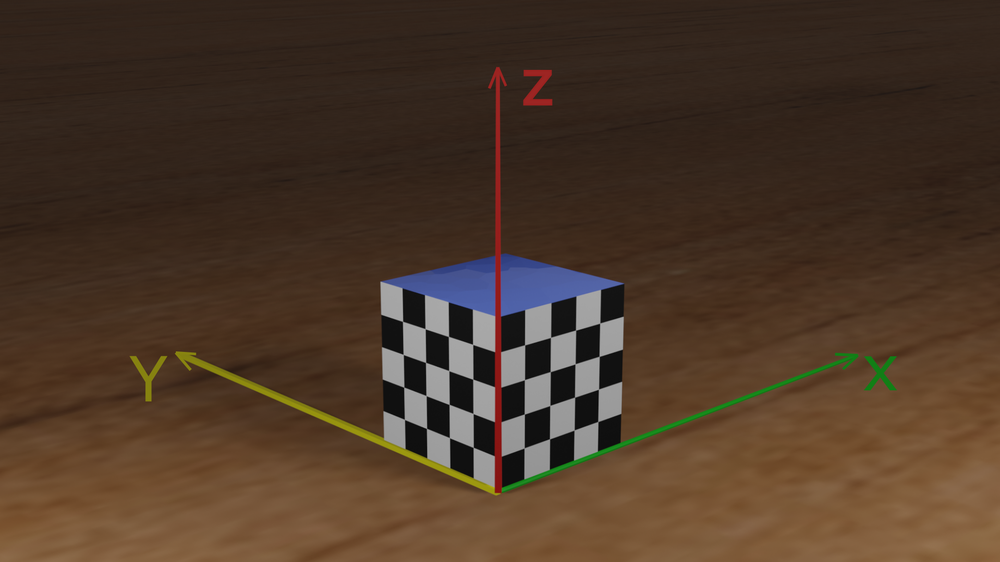
#> input picture Project1/checkboard.png, 1000 x 562 px, shrunk from 2002 x 1126 before the run
$ python task2.py
#> lines starting #> are read from the running program, lines starting #| are printed output that depends on the picture
###############
##Design the function "calibrate" to  return
# (1) intrinsic_params: should be a list with four elements: [f_x, f_y, o_x, o_y], where f_x and f_y is focal length, o_x and o_y is offset;
# (2) is_constant: should be bool data type. False if the intrinsic parameters differed from world coordinates.
#                                            True if the intrinsic parameters are invariable.
###############
import numpy as np
from cv2 import imread, cvtColor, COLOR_BGR2GRAY, TERM_CRITERIA_EPS, TERM_CRITERIA_MAX_ITER, \
    findChessboardCorners, cornerSubPix, drawChessboardCorners

def calibrate(imgname):

    #Setting the stop criteria for the corner search with accuracy of 0.001
#> called with imgname = 'checkboard.png'
    criteria = (TERM_CRITERIA_EPS + TERM_CRITERIA_MAX_ITER, 30, 0.001)

    objp = np.array([[4,0,4],[4,0,3],[4,0,2],[4,0,1],[3,0,4],[3,0,3],[3,0,2],[3,0,1],
                           [2,0,4],[2,0,3],[2,0,2],[2,0,1],[1,0,4],[1,0,3],[1,0,2],[1,0,1],
                           [0,1,4],[0,1,3],[0,1,2],[0,1,1],[0,2,4],[0,2,3],[0,2,2],[0,2,1],
                           [0,3,4],[0,3,3],[0,3,2],[0,3,1],[0,4,4],[0,4,3],[0,4,2],[0,4,1]],np.float32)

    #multiplying edge size to all points which is the distance b/n points
    objp *= 5 #5 mm is the size of an edge of check board

    objpoints = [] # 3d point in real world space
    imgpoints = [] # 2d points in image plane.

    img=imread(imgname)
#> img is the input picture: shape (562, 1000, 3); mean B, G, R 40.6, 56.2, 76.2

    gray=cvtColor(img,COLOR_BGR2GRAY)
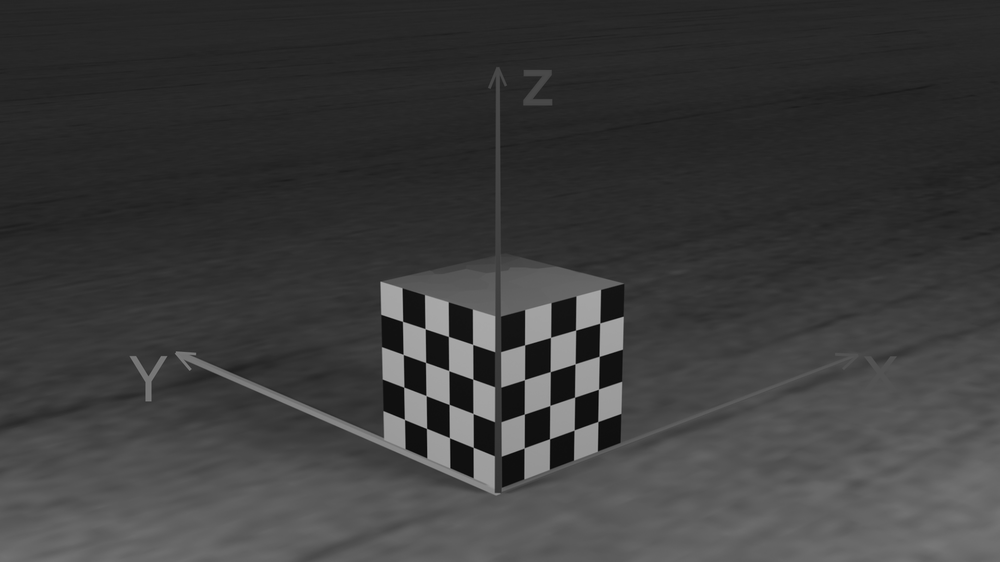
#> gray: shape (562, 1000); min 2, max 178, mean 60.4

    #find chessboard corners
    found,corners=findChessboardCorners(gray,(4,9),None)
#> found = True; corners = 36 rows, first 8: [599.6, 323.3], [599, 356.5], [598.5, 389.2], [597.9, 421.5], [575.9, 330.2], [575, 363.8], [574.7, 397.2], [574, 430]
    found,corners=findChessboardCorners(gray,(4,9),None)

    if found==True:
        #deleting the corners which are on the z axis to retain just 32 points
        corners  = np.delete(corners,tuple(range(16,20)),axis=0)
#> corners = 32 rows, first 8: [599.6, 323.3], [599, 356.5], [598.5, 389.2], [597.9, 421.5], [575.9, 330.2], [575, 363.8], [574.7, 397.2], [574, 430]
        corners2 = cornerSubPix(gray,corners,(4,4),(-1,-1),criteria)
#> corners2 = 32 rows, first 8: [599.7, 323.1], [599.2, 356.3], [598.5, 389.2], [597.8, 421.5], [575.6, 330.1], [575.1, 363.8], [574.6, 397.2], [574.1, 430]
        corners2 = cornerSubPix(gray,corners,(4,4),(-1,-1),criteria)

        imgpoints.append(corners2) #image points
        objpoints.append(objp)     #world points

#> (the run stopped early here; a loop or call above may not have finished)
